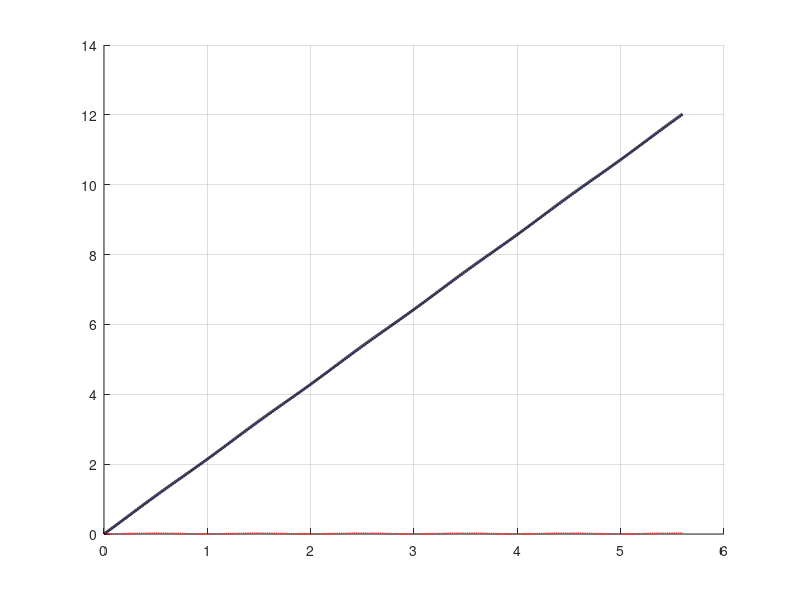

This chart was generated by the following MATLAB code: (Note: this script raises an error after producing the figure.)

clc; clear; close all;
fprintf('=================================================================\n');
fprintf('  ADCS REVERSE SIZING  –  MARS EXPRESS (MEX)\n');
fprintf('=================================================================\n\n');

%% ========================================================================
%  1. MISSION & ENVIRONMENT PARAMETERS
% =========================================================================

% --- Spacecraft parameters -----------------------------------------------
dim       = [1.5, 1.8, 1.0];           % Dimensions [m]  (x, y, z)
clc; clear; close all;
fprintf('===========================================================\n');
fprintf('  ADCS REVERSE SIZING  –  MARS EXPRESS (MEX)\n');
fprintf('===========================================================\n\n');

%% ========================================================================
%  1. MISSION & ENVIRONMENT PARAMETERS
% =========================================================================

% --- Spacecraft parameters -----------------------------------------------
dim       = [1.5, 1.8, 1.0];        % Dimensions [m]  (x, y, z)
Ix        = 373.08;                 % Moment of inertia – X axis [kg m²]
Iy        = 1012.37;                % Moment of inertia – Y axis [kg m²]
Iz        = 1088.31;                % Moment of inertia – Z axis [kg m²]
I_all     = [Ix, Iy, Iz];
I_min     = min(I_all);             % Minimum inertia [kg m²]
I_max     = max(I_all);             % Maximum inertia [kg m²]

A_cross   = 11.9;                   % Cross-sectional area [m²]
d_com     = 0.1;                    % CoM displacement (csp – cg) [m]
q_refl    = 0.3;                    % Reflectivity coefficient [-]

T_rw_max  = 0.075;                  % RW max torque [Nm]
h_rw_max  = 12.0;                   % RW max momentum [Nms]

F_thr     = 10;                     % Thruster force [N]
L_thr     = 0.69;                   % Thruster moment arm [m]
n_thr     = 2;                      % Number of thrusters in couple [-]
Isp       = 292;                    % Specific impulse [s]
g0        = 9.81;                   % Standard gravity [m/s²]

rate_max  = 0.5 * (pi/180);         % Max angular rate [rad/s]
theta_max = 180 * (pi/180);         % Worst-case slew angle [rad]

% --- Orbital / environment parameters ------------------------------------
a         = 9354.1e3;               % Semi-major axis [m]
T_orb     = 2.75e4;                 % Orbit period [s]
mu        = 4.28e13;                % Mars gravitational constant [m³/s²]
R_Mars    = 3396.2e3;               % Mars equatorial radius [m]
F_sun     = 590;                    % Solar constant at Mars [W/m²]
c_light   = 3e8;                    % Speed of light [m/s]

% Orbital radius (approximated as semi-major axis – conservative)
R_orb     = a;

fprintf('--- Spacecraft Parameters ---\n');
fprintf(' Inertia:      Ix = %.2f kg m^2\n', Ix);
fprintf(' Inertia:      Iy = %.2f kg m^2\n', Iy);
fprintf(' Inertia:      Iz = %.2f kg m^2\n', Iz);
fprintf(' Inertia:   I_min = %.2f kg m^2\n', I_min);
fprintf(' Inertia:   I_max = %.2f kg m^2\n', I_max);
fprintf(' RW:   max torque = %.3f Nm\n', T_rw_max);
fprintf(' RW: max momentum = %.1f Nms\n', h_rw_max);
fprintf(' Thruster:  force = %.1f N\n', F_thr);
fprintf(' Thruster:    arm = %.2f m\n', L_thr);
fprintf(' Thruster:      n = %d\n\n', n_thr);

%% ========================================================================
%  2. DISTURBANCE ENVIRONMENT EVALUATION
% =========================================================================

fprintf('===========================================================\n');
fprintf('  2. DISTURBANCE ENVIRONMENT\n');
fprintf('===========================================================\n\n');

% -------------------------------------------------------------------------
%  2.1  Gravity Gradient Torque
% -------------------------------------------------------------------------
% Worst-case: payload (aligned with I_max axis) pointed 22 deg off-nadir
theta_gg = 22 * (pi/180);   % Off-nadir angle [rad]

T_gg = (3*mu) / (2*R_orb^3) * (I_max - I_min) * sin(2*theta_gg);

fprintf('--- 2.1  Gravity Gradient Torque ---\n');
fprintf(' Worst-case off-nadir angle : theta = %.1f deg\n', theta_gg*(180/pi));
fprintf(' T_gg = %.4e Nm\n\n', T_gg);

% -------------------------------------------------------------------------
%  2.2  Solar Radiation Pressure Torque
% -------------------------------------------------------------------------
% Worst-case: Sun incidence angle i = 0 deg -> cos(0) = 1
i_sun = 0;                  % Sun incidence angle [rad]

T_srp = (F_sun / c_light) * A_cross * (1 + q_refl) * cos(i_sun) * d_com;

fprintf('--- 2.2  Solar Radiation Pressure Torque ---\n');
fprintf(' Worst case Sun incidence angle : i = %.1f deg\n', i_sun*(180/pi));
fprintf(' T_SRP = %.4e Nm\n\n', T_srp);

fprintf(' Ratio T_gg / T_SRP = %.1f\n\n', T_gg/T_srp);

%% ========================================================================
%  3. REACTION WHEEL SIZING
% =========================================================================

fprintf('===========================================================\n');
fprintf('  3. REACTION WHEEL SIZING\n');
fprintf('===========================================================\n\n');

% -------------------------------------------------------------------------
%  3.1  Momentum accumulation due to disturbances
% -------------------------------------------------------------------------
% Only CONSTANT disturbances drive secular buildup (cyclic disturbances
% average to zero over one orbit).
% For a nadir-pointing spacecraft: T_gg is constant, T_SRP is cyclic.
% Conservative factor of 2 is applied to T_gg.

T_dis = 2 * T_gg;                     % Total constant disturbance torque [Nm]

% Momentum accumulated per orbit
h_orbit = T_dis * T_orb;              % [Nms]

% Number of orbits before RW saturation
N_orb = h_rw_max / h_orbit;

fprintf('--- 3.1  Disturbance Momentum Accumulation ---\n');
fprintf(' T_dis = 2 × T_gg = %.4e Nm\n', T_dis);
fprintf(' h_orbit = T_dis × T_orb = %.4f Nms\n', h_orbit);
fprintf(' N_orb (before saturation) = h_max / h_orbit = %.2f  orbits\n\n', N_orb);

% Check cyclic SRP peak (should be negligible)
omega_orb    = 2*pi / T_orb;
h_cyclic_max = (T_srp / omega_orb) * 2;   % integral of sin over half-period × 2
fprintf('  Cyclic SRP peak momentum = %.4f  Nms  (≪ h_max = %.1f Nms ✓)\n\n', h_cyclic_max, h_rw_max);

% -------------------------------------------------------------------------
%  Plot: Momentum accumulation over 5.6 orbits
% -------------------------------------------------------------------------
t_plot   = linspace(0, N_orb * T_orb, 5000);
h_sec    = T_dis * t_plot; % Secular (GG)
h_cyc    = (T_srp / omega_orb) * (1 - cos(omega_orb*t_plot)); % Cyclic (SRP)
h_total  = h_sec + h_cyc;

% figure('Name','Momentum Accumulation','Color','w','Position',[100 100 800 420]);
% hold on; grid on;
% plot(t_plot/T_orb, h_sec,   '--b', 'LineWidth', 1.5, 'DisplayName','Secular Buildup (GG)');
% plot(t_plot/T_orb, h_cyc,   '--r', 'LineWidth', 1.2, 'DisplayName','Cyclic Variation (SRP)');
% plot(t_plot/T_orb, h_total, '-k',  'LineWidth', 2.0, 'DisplayName','Total Stored Momentum');
% yline(h_rw_max, '--m', 'LineWidth', 1.5, 'DisplayName', 'h_{max}');
% xlabel('Time [Orbits]', 'FontSize', 12);
% ylabel('Momentum [Nms]', 'FontSize', 12);
% title('Reaction Wheel Momentum Loading', 'FontSize', 13, 'FontWeight', 'bold');
% legend('Location','northwest', 'FontSize', 10);
% xlim([0, N_orb]); ylim([0, h_rw_max*1.1]);

% -------------------------------------------------------------------------
%  3.2  Slew Maneuver Sizing
% -------------------------------------------------------------------------
fprintf('--- 3.2  Slew Maneuver ---\n');
fprintf('  Worst-case slew angle : θ_slew = %.0f°\n', theta_max*(180/pi));

% Minimum slew time using maximum torque
t_slew_min = sqrt(4 * theta_max * I_max / T_rw_max);
fprintf('\n  [Case A] Maximum torque applied:\n');
fprintf('  t_slew_min = sqrt(4·θ·I_max / T_max) = %.2f  s\n', t_slew_min);

% Peak angular rate and momentum at max torque
rate_slew_max_A = (T_rw_max / I_max) * (t_slew_min / 2);
h_slew_max_A    = I_max * rate_slew_max_A;
fprintf('  θ̇_max = T_max/I_max · (t/2) = %.4f  rad/s  (%.4f °/s)\n', ...
        rate_slew_max_A, rate_slew_max_A*(180/pi));
fprintf('  h_slew_peak = I_max · θ̇_max = %.2f  Nms\n', h_slew_max_A);
fprintf('  ⚠  Angular rate limit EXCEEDED (%.2f°/s > %.1f°/s) – torque must be reduced.\n', ...
        rate_slew_max_A*(180/pi), rate_max*(180/pi));

% Reduced torque to comply with angular rate constraint
% θ̇_max = T/I_max · t_slew/2  and  θ_slew = T/I_max · (t_slew/2)²
% → T = I_max · θ̇_max² / θ_slew (from inversion of the parabolic profile)
T_reduced  = I_max * rate_max^2 / theta_max;
t_slew_red = 2 * rate_max * I_max / T_reduced;
h_slew_max_B = I_max * rate_max;

fprintf('\n  [Case B] Reduced torque to satisfy θ̇ ≤ %.1f°/s:\n', rate_max*(180/pi));
fprintf('  T_reduced  = I_max · θ̇_max² / θ_slew = %.4f  Nm\n', T_reduced);
fprintf('  t_slew     = 2 · θ̇_max · I_max / T   = %.1f  s\n', t_slew_red);
fprintf('  h_slew_peak = I_max · θ̇_max           = %.2f  Nms\n\n', h_slew_max_B);

% -------------------------------------------------------------------------
%  Plot: Angular rate profiles for both cases
% -------------------------------------------------------------------------
% figure('Name','Slew Angular Rate Profiles','Color','w','Position',[100 550 800 420]);
% hold on; grid on;

% Case A – max torque (trapezoidal, symmetric)
% t_A = [0, t_slew_min/2, t_slew_min];
% r_A = [0, rate_slew_max_A, 0] * (180/pi);
% plot(t_A, r_A, '-r', 'LineWidth', 2, 'DisplayName', sprintf('Max torque (T=%.3f Nm)', T_rw_max));

% Case B – reduced torque
% t_B = [0, t_slew_red/2, t_slew_red];
% r_B = [0, rate_max, 0] * (180/pi);
% plot(t_B, r_B, '-b', 'LineWidth', 2, 'DisplayName', sprintf('Reduced torque (T=%.3f Nm)', T_reduced));
% 
% yline(rate_max*(180/pi), '--k', 'LineWidth', 1.2, 'DisplayName', 'Rate limit 0.5°/s');
% xlabel('Time [s]', 'FontSize', 12);
% ylabel('Angular Rate [°/s]', 'FontSize', 12);
% title('Slew Maneuver – Angular Rate Profiles (Reaction Wheels)', 'FontSize', 13, 'FontWeight', 'bold');
% legend('Location', 'north', 'FontSize', 10);

%% ========================================================================
%  4. THRUSTER SIZING – SLEW MANEUVER
% =========================================================================

fprintf('===========================================================\n');
fprintf('  4. THRUSTER SIZING – SLEW MANEUVER\n');
fprintf('===========================================================\n\n');

% Maneuver: acceleration + coasting + braking
% Constraint: peak angular rate = rate_max

% Acceleration phase duration
t_acc = (rate_max * I_max) / (n_thr * F_thr * L_thr);

% Angle spanned during acceleration (= same for braking)
theta_acc = 0.5 * (n_thr * F_thr * L_thr / I_max) * t_acc^2;

% Coasting angle and time
theta_coast = theta_max - 2*theta_acc;
t_coast     = theta_coast / rate_max;

% Total slew time
t_slew_thr  = t_acc + t_coast + t_acc;

fprintf('  Acceleration/braking time  t_acc   = %.4f  s\n', t_acc);
fprintf('  Angle per phase            θ_acc   = %.6f  rad  (%.4f°)\n', theta_acc, theta_acc*(180/pi));
fprintf('  Coasting angle             θ_coast = %.4f  rad  (%.4f°)\n', theta_coast, theta_coast*(180/pi));
fprintf('  Coasting time              t_coast = %.2f  s\n', t_coast);
fprintf('  Total slew time            t_slew  = %.2f  s\n\n', t_slew_thr);

% -------------------------------------------------------------------------
%  Plot: Thruster slew angular rate profile
% -------------------------------------------------------------------------
t_thr_full = [0, t_acc, t_acc+t_coast, t_slew_thr];
r_thr      = [0, rate_max, rate_max, 0] * (180/pi);

% figure('Name','Thruster Slew Profile','Color','w','Position',[100 100 800 400]);
% hold on; grid on;
% plot(t_thr_full, r_thr, '-g', 'LineWidth', 2.5);
% yline(rate_max*(180/pi), '--k', 'LineWidth', 1.2, 'DisplayName','Rate limit 0.5°/s');
% xlabel('Time [s]', 'FontSize', 12);
% ylabel('Angular Rate [°/s]', 'FontSize', 12);
% title('Slew Maneuver – Angular Rate Profile (Thrusters)', 'FontSize', 13, 'FontWeight', 'bold');
% legend({'Thruster slew profile','Rate limit 0.5°/s'}, 'Location','northeast','FontSize',10);

%% ========================================================================
%  5. PROPELLANT MASS SIZING – WHEEL DESATURATION
% =========================================================================

fprintf('===========================================================\n');
fprintf('  5. PROPELLANT MASS SIZING – WHEEL DESATURATION\n');
fprintf('===========================================================\n\n');

% Theoretical minimum desaturation time (momentum transfer at full thrust)
t_desat_min = h_rw_max / (n_thr * L_thr * F_thr);
fprintf('  Theoretical minimum desaturation time = %.2f  s\n', t_desat_min);
fprintf('  (Requires RW torque >> T_max → physically unfeasible)\n\n');

% Realistic desaturation: driven by RW max torque (use T_max/2 conservatively)
% Time to dump h_max at T_max/2 from each side (momentum transferred by thrusters)
t_desat = 2 * h_rw_max / T_rw_max;

% Required force per thruster (couple: n = 2)
F_desat = h_rw_max / (n_thr * L_thr * t_desat);

fprintf('  Realistic desaturation (limited by T_max/2):\n');
fprintf('  t_desat  = 2·h_max / T_max = %.1f  s\n', t_desat);
fprintf('  F_desat  = h_max / (n·L·t) = %.4f  N\n\n', F_desat);

% Number of desaturation manoeuvres over 2-year mission
T_mission = 2 * 365.25 * 24 * 3600;   % [s]
N_desat   = (T_mission / T_orb) / N_orb;
fprintf('  Mission duration    = 2 years = %.2e  s\n', T_mission);
fprintf('  Total orbits        = %.0f\n', T_mission / T_orb);
fprintf('  Desaturation events = %.0f\n\n', N_desat);

% Propellant mass (Tsiolkovsky / rocket equation form for impulsive burns)
% M_prop = I_total / (Isp · g0),   I_total = N_desat · n · t_desat · F_desat
I_total  = N_desat * n_thr * t_desat * F_desat;
M_prop   = I_total / (Isp * g0);

fprintf('  Total impulse for desaturation:\n');
fprintf('  I_total = N_desat × n × t_desat × F_desat = %.2f  Ns\n', I_total);
fprintf('  Propellant mass M_prop = I_total / (Isp·g0) = %.2f  kg\n\n', M_prop);
fprintf('  ⚠  Propulsion subsystem margins shall be applied on top of this value.\n\n');

%% ========================================================================
%  6. SUMMARY TABLE
% =========================================================================

fprintf('===========================================================\n');
fprintf('  6. RESULTS SUMMARY\n');
fprintf('===========================================================\n\n');

% fprintf(' %-23s %5s %12.4e %6s\n', 'Gravity Gradient Torque', "T_gg", T_gg, 'Nm');
% fprintf(' %-23s %5s %12.4e %6s\n', 'SRP Torque', "T_srp", T_srp, "Nm");
% fprintf(' %-23s %12.4e %6s\n', 'Total constant disturbance T_dis', T_dis, "Nm");
% fprintf(' %-23s %12.4f %6s\n', 'Momentum per orbit h_orbit', h_orbit, "Nms");
% fprintf(' %-23s %12.2f orb\n', 'Orbits before RW saturation N_orb',     N_orb);
% fprintf('\n');
% fprintf(' %-23s %12.2f s\n',  'Min slew time (max torque) t_slew_min', t_slew_min);
% fprintf(' %-23s %12.4f °/s\n','Peak rate at max torque',               rate_slew_max_A*(180/pi));
% fprintf(' %-23s %12.4f Nm\n', 'Reduced torque (rate-constrained)',     T_reduced);
% fprintf(' %-23s %12.1f s\n',  'Slew time (rate-constrained)',          t_slew_red);
% fprintf(' %-23s %12.2f Nms\n','Peak RW momentum during slew',          h_slew_max_B);
% fprintf('\n');
% fprintf(' %-23s %12.4f s\n',  'Thruster slew t_acc',                   t_acc);
% fprintf(' %-23s %12.2f s\n',  'Thruster slew total time',              t_slew_thr);
% fprintf('\n');
% fprintf(' %-23s %12.1f s\n',  'Realistic desaturation duration',       t_desat);
% fprintf(' %-23s %12.4f N\n',  'Thruster force for desaturation',       F_desat);
% fprintf(' %-23s %12.0f\n',    'Total desaturation events (2 yr)',      N_desat);
% fprintf(' %-23s %12.2f kg\n', 'Required propellant mass',              M_prop);

fprintf(' %-23s %13s %12.4e %6s\n', 'GG Torque', "T_gg", T_gg, 'Nm');
fprintf(' %-23s %13s %12.4e %6s\n', 'SRP Torque', "T_srp", T_srp, "Nm");
fprintf(' %-23s %13s %12.4e %6s\n', 'Tot. disturbance', "T_dis", T_dis, "Nm");
fprintf(' %-23s %13s %12.4f %6s\n', 'Momentum per orbit', "h_orbit", h_orbit, "Nms");
fprintf(' %-23s %13s %12.2f %6s\n', 'Orbits before RW satur.', "N_orb", N_orb, "orb");
fprintf('\n');
fprintf(' %-23s %13s %12.2f %6s\n', 'Min slew time', "t_slew_min", t_slew_min, "s");
fprintf(' %-23s %13s %12.4f %6s\n', 'Peak rate', "-", rate_slew_max_A*(180/pi), "deg/s");
fprintf(' %-23s %13s %12.4f %6s\n', 'Reduced torque', "T_reduced", T_reduced, "Nm");
fprintf(' %-23s %13s %12.1f %6s\n', 'Slew time', "t_slew_red", t_slew_red, "s");
fprintf(' %-23s %13s %12.2f %6s\n', 'Peak slew RW momentum', "h_slew_max_B", h_slew_max_B, "Nms");
fprintf('\n');
fprintf(' %-23s %13s %12.4f %6s\n', 'Thruster slew', "t_acc", t_acc, "s");
fprintf(' %-23s %13s %12.2f %6s\n', 'Tot. Thruster slew time', "-", t_slew_thr, "s");
fprintf('\n');
fprintf(' %-23s %13s %12.1f %6s\n', 'Real desat. duration', "t_desat", t_desat, "s");
fprintf(' %-23s %13s %12.4f %6s\n', 'Thruster desat. force', "F_desat", F_desat, "N");
fprintf(' %-23s %13s %12.0f %6s\n', 'Tot. desat. events 2 yr', "N_desat", N_desat, "-");
fprintf(' %-23s %13s %12.2f %6s\n', 'Min propellant mass', "M_prop", M_prop, "kg");
fprintf('\n===========================================================\n');
fprintf('  END OF ADCS SIZING\n');
fprintf('===========================================================\n');
Ix        = 373.08;                    % Moment of inertia – X axis [kg m²]
Iy        = 1012.37;                   % Moment of inertia – Y axis [kg m²]
Iz        = 1088.31;                   % Moment of inertia – Z axis [kg m²]
I_all     = [Ix, Iy, Iz];
I_min     = min(I_all);                % Minimum inertia [kg m²]
I_max     = max(I_all);                % Maximum inertia [kg m²]

A_cross   = 11.9;                      % Cross-sectional area [m²]
d_com     = 0.1;                       % CoM displacement (csp – cg) [m]
q_refl    = 0.3;                       % Reflectivity coefficient [-]

T_rw_max  = 0.075;                     % RW max torque [Nm]
h_rw_max  = 12.0;                      % RW max momentum [Nms]

F_thr     = 10;                        % Thruster force [N]
L_thr     = 0.69;                      % Thruster moment arm [m]
n_thr     = 2;                         % Number of thrusters in couple [-]
Isp       = 292;                       % Specific impulse [s]
g0        = 9.81;                      % Standard gravity [m/s²]

rate_max  = 0.5 * (pi/180);            % Max angular rate [rad/s]
theta_max = 180 * (pi/180);            % Worst-case slew angle [rad]

% --- Orbital / environment parameters ------------------------------------
a         = 9354.1e3;                  % Semi-major axis [m]
T_orb     = 2.75e4;                    % Orbit period [s]
mu        = 4.28e13;                   % Mars gravitational constant [m³/s²]
R_Mars    = 3396.2e3;                  % Mars equatorial radius [m]
F_sun     = 590;                       % Solar constant at Mars [W/m²]
c_light   = 3e8;                       % Speed of light [m/s]

% Orbital radius (approximated as semi-major axis – conservative)
R_orb     = a;

fprintf('--- Spacecraft Parameters ---\n');
fprintf('  Inertia:   Ix = %.2f | Iy = %.2f | Iz = %.2f  kg m²\n', Ix, Iy, Iz);
fprintf('  I_min = %.2f kg m²   I_max = %.2f kg m²\n', I_min, I_max);
fprintf('  RW max torque    = %.3f Nm\n', T_rw_max);
fprintf('  RW max momentum  = %.1f Nms\n', h_rw_max);
fprintf('  Thruster force   = %.1f N  |  arm = %.2f m  |  n = %d\n\n', F_thr, L_thr, n_thr);

%% ========================================================================
%  2. DISTURBANCE ENVIRONMENT EVALUATION
% =========================================================================

fprintf('=================================================================\n');
fprintf('  2. DISTURBANCE ENVIRONMENT\n');
fprintf('=================================================================\n\n');

% -------------------------------------------------------------------------
%  2.1  Gravity Gradient Torque
% -------------------------------------------------------------------------
% Worst-case: payload (aligned with I_max axis) pointed 22° off-nadir
theta_gg = 22 * (pi/180);             % Off-nadir angle [rad]

T_gg = (3*mu) / (2*R_orb^3) * (I_max - I_min) * sin(2*theta_gg);

fprintf('--- 2.1  Gravity Gradient Torque ---\n');
fprintf('  Off-nadir angle (worst case) : theta = %.1f°\n', theta_gg*(180/pi));
fprintf('  T_gg = 3µ/(2R³) · (I_max – I_min) · sin(2θ)\n');
fprintf('  T_gg = %.4e  Nm\n\n', T_gg);

% -------------------------------------------------------------------------
%  2.2  Solar Radiation Pressure Torque
% -------------------------------------------------------------------------
% Worst-case: Sun incidence angle i = 0°  →  cos(0) = 1
i_sun = 0;                             % Sun incidence angle [rad]

T_srp = (F_sun / c_light) * A_cross * (1 + q_refl) * cos(i_sun) * d_com;

fprintf('--- 2.2  Solar Radiation Pressure Torque ---\n');
fprintf('  Sun incidence angle (worst case) : i = %.1f°\n', i_sun*(180/pi));
fprintf('  T_SRP = (Fs/c) · A · (1+q) · cos(i) · (csp–cg)\n');
fprintf('  T_SRP = %.4e  Nm\n\n', T_srp);

fprintf('  Ratio T_gg / T_SRP = %.1f  (SRP ~one order of magnitude smaller)\n\n', T_gg/T_srp);

%% ========================================================================
%  3. REACTION WHEEL SIZING
% =========================================================================

fprintf('=================================================================\n');
fprintf('  3. REACTION WHEEL SIZING\n');
fprintf('=================================================================\n\n');

% -------------------------------------------------------------------------
%  3.1  Momentum accumulation due to disturbances
% -------------------------------------------------------------------------
% Only CONSTANT disturbances drive secular buildup (cyclic disturbances
% average to zero over one orbit).
% For a nadir-pointing spacecraft: T_gg is constant, T_SRP is cyclic.
% Conservative factor of 2 is applied to T_gg.

T_dis = 2 * T_gg;                     % Total constant disturbance torque [Nm]

% Momentum accumulated per orbit
h_orbit = T_dis * T_orb;              % [Nms]

% Number of orbits before RW saturation
N_orb = h_rw_max / h_orbit;

fprintf('--- 3.1  Disturbance Momentum Accumulation ---\n');
fprintf('  T_dis = 2 × T_gg = %.4e  Nm\n', T_dis);
fprintf('  h_orbit = T_dis × T_orb = %.4f  Nms\n', h_orbit);
fprintf('  N_orb (before saturation) = h_max / h_orbit = %.2f  orbits\n\n', N_orb);

% Check cyclic SRP peak (should be negligible)
omega_orb    = 2*pi / T_orb;
h_cyclic_max = (T_srp / omega_orb) * 2;   % integral of sin over half-period × 2
fprintf('  Cyclic SRP peak momentum = %.4f  Nms  (≪ h_max = %.1f Nms ✓)\n\n', h_cyclic_max, h_rw_max);

% -------------------------------------------------------------------------
%  Plot: Momentum accumulation over 5.6 orbits
% -------------------------------------------------------------------------
t_plot   = linspace(0, N_orb * T_orb, 5000);
h_sec    = T_dis * t_plot; % Secular (GG)
h_cyc    = (T_srp / omega_orb) * (1 - cos(omega_orb*t_plot)); % Cyclic (SRP)
h_total  = h_sec + h_cyc;

figure('Name','Momentum Accumulation','Color','w','Position',[100 100 800 420]);
hold on; grid on;
plot(t_plot/T_orb, h_sec,   '--b', 'LineWidth', 1.5, 'DisplayName','Secular Buildup (GG)');
plot(t_plot/T_orb, h_cyc,   '--r', 'LineWidth', 1.2, 'DisplayName','Cyclic Variation (SRP)');
plot(t_plot/T_orb, h_total, '-k',  'LineWidth', 2.0, 'DisplayName','Total Stored Momentum');
yline(h_rw_max, '--m', 'LineWidth', 1.5, 'DisplayName', 'h_{max}');
xlabel('Time [Orbits]', 'FontSize', 12);
ylabel('Momentum [Nms]', 'FontSize', 12);
title('Reaction Wheel Momentum Loading', 'FontSize', 13, 'FontWeight', 'bold');
legend('Location','northwest', 'FontSize', 10);
xlim([0, N_orb]); ylim([0, h_rw_max*1.1]);

% -------------------------------------------------------------------------
%  3.2  Slew Maneuver Sizing
% -------------------------------------------------------------------------
fprintf('--- 3.2  Slew Maneuver ---\n');
fprintf('  Worst-case slew angle : θ_slew = %.0f°\n', theta_max*(180/pi));

% Minimum slew time using maximum torque
t_slew_min = sqrt(4 * theta_max * I_max / T_rw_max);
fprintf('\n  [Case A] Maximum torque applied:\n');
fprintf('  t_slew_min = sqrt(4·θ·I_max / T_max) = %.2f  s\n', t_slew_min);

% Peak angular rate and momentum at max torque
rate_slew_max_A = (T_rw_max / I_max) * (t_slew_min / 2);
h_slew_max_A    = I_max * rate_slew_max_A;
fprintf('  θ̇_max = T_max/I_max · (t/2) = %.4f  rad/s  (%.4f °/s)\n', ...
        rate_slew_max_A, rate_slew_max_A*(180/pi));
fprintf('  h_slew_peak = I_max · θ̇_max = %.2f  Nms\n', h_slew_max_A);
fprintf('  ⚠  Angular rate limit EXCEEDED (%.2f°/s > %.1f°/s) – torque must be reduced.\n', ...
        rate_slew_max_A*(180/pi), rate_max*(180/pi));

% Reduced torque to comply with angular rate constraint
% θ̇_max = T/I_max · t_slew/2  and  θ_slew = T/I_max · (t_slew/2)²
% → T = I_max · θ̇_max² / θ_slew (from inversion of the parabolic profile)
T_reduced  = I_max * rate_max^2 / theta_max;
t_slew_red = 2 * rate_max * I_max / T_reduced;
h_slew_max_B = I_max * rate_max;

fprintf('\n  [Case B] Reduced torque to satisfy θ̇ ≤ %.1f°/s:\n', rate_max*(180/pi));
fprintf('  T_reduced  = I_max · θ̇_max² / θ_slew = %.4f  Nm\n', T_reduced);
fprintf('  t_slew     = 2 · θ̇_max · I_max / T   = %.1f  s\n', t_slew_red);
fprintf('  h_slew_peak = I_max · θ̇_max           = %.2f  Nms\n\n', h_slew_max_B);

% -------------------------------------------------------------------------
%  Plot: Angular rate profiles for both cases
% -------------------------------------------------------------------------
figure('Name','Slew Angular Rate Profiles','Color','w','Position',[100 550 800 420]);
hold on; grid on;

% Case A – max torque (trapezoidal, symmetric)
t_A = [0, t_slew_min/2, t_slew_min];
r_A = [0, rate_slew_max_A, 0] * (180/pi);
plot(t_A, r_A, '-r', 'LineWidth', 2, 'DisplayName', sprintf('Max torque (T=%.3f Nm)', T_rw_max));

% Case B – reduced torque
t_B = [0, t_slew_red/2, t_slew_red];
r_B = [0, rate_max, 0] * (180/pi);
plot(t_B, r_B, '-b', 'LineWidth', 2, 'DisplayName', sprintf('Reduced torque (T=%.3f Nm)', T_reduced));

yline(rate_max*(180/pi), '--k', 'LineWidth', 1.2, 'DisplayName', 'Rate limit 0.5°/s');
xlabel('Time [s]', 'FontSize', 12);
ylabel('Angular Rate [°/s]', 'FontSize', 12);
title('Slew Maneuver – Angular Rate Profiles (Reaction Wheels)', 'FontSize', 13, 'FontWeight', 'bold');
legend('Location', 'north', 'FontSize', 10);

%% ========================================================================
%  4. THRUSTER SIZING – SLEW MANEUVER
% =========================================================================

fprintf('=================================================================\n');
fprintf('  4. THRUSTER SIZING – SLEW MANEUVER\n');
fprintf('=================================================================\n\n');

% Maneuver: acceleration + coasting + braking
% Constraint: peak angular rate = rate_max

% Acceleration phase duration
t_acc = (rate_max * I_max) / (n_thr * F_thr * L_thr);

% Angle spanned during acceleration (= same for braking)
theta_acc = 0.5 * (n_thr * F_thr * L_thr / I_max) * t_acc^2;

% Coasting angle and time
theta_coast = theta_max - 2*theta_acc;
t_coast     = theta_coast / rate_max;

% Total slew time
t_slew_thr  = t_acc + t_coast + t_acc;

fprintf('  Acceleration/braking time  t_acc   = %.4f  s\n', t_acc);
fprintf('  Angle per phase            θ_acc   = %.6f  rad  (%.4f°)\n', theta_acc, theta_acc*(180/pi));
fprintf('  Coasting angle             θ_coast = %.4f  rad  (%.4f°)\n', theta_coast, theta_coast*(180/pi));
fprintf('  Coasting time              t_coast = %.2f  s\n', t_coast);
fprintf('  Total slew time            t_slew  = %.2f  s\n\n', t_slew_thr);

% -------------------------------------------------------------------------
%  Plot: Thruster slew angular rate profile
% -------------------------------------------------------------------------
t_thr_full = [0, t_acc, t_acc+t_coast, t_slew_thr];
r_thr      = [0, rate_max, rate_max, 0] * (180/pi);

figure('Name','Thruster Slew Profile','Color','w','Position',[100 100 800 400]);
hold on; grid on;
plot(t_thr_full, r_thr, '-g', 'LineWidth', 2.5);
yline(rate_max*(180/pi), '--k', 'LineWidth', 1.2, 'DisplayName','Rate limit 0.5°/s');
xlabel('Time [s]', 'FontSize', 12);
ylabel('Angular Rate [°/s]', 'FontSize', 12);
title('Slew Maneuver – Angular Rate Profile (Thrusters)', 'FontSize', 13, 'FontWeight', 'bold');
legend({'Thruster slew profile','Rate limit 0.5°/s'}, 'Location','northeast','FontSize',10);

%% ========================================================================
%  5. PROPELLANT MASS SIZING – WHEEL DESATURATION
% =========================================================================

fprintf('=================================================================\n');
fprintf('  5. PROPELLANT MASS SIZING – WHEEL DESATURATION\n');
fprintf('=================================================================\n\n');

% Theoretical minimum desaturation time (momentum transfer at full thrust)
t_desat_min = h_rw_max / (n_thr * L_thr * F_thr);
fprintf('  Theoretical minimum desaturation time = %.2f  s\n', t_desat_min);
fprintf('  (Requires RW torque >> T_max → physically unfeasible)\n\n');

% Realistic desaturation: driven by RW max torque (use T_max/2 conservatively)
% Time to dump h_max at T_max/2 from each side (momentum transferred by thrusters)
t_desat = 2 * h_rw_max / T_rw_max;

% Required force per thruster (couple: n = 2)
F_desat = h_rw_max / (n_thr * L_thr * t_desat);

fprintf('  Realistic desaturation (limited by T_max/2):\n');
fprintf('  t_desat  = 2·h_max / T_max = %.1f  s\n', t_desat);
fprintf('  F_desat  = h_max / (n·L·t) = %.4f  N\n\n', F_desat);

% Number of desaturation manoeuvres over 2-year mission
T_mission = 2 * 365.25 * 24 * 3600;   % [s]
N_desat   = (T_mission / T_orb) / N_orb;
fprintf('  Mission duration    = 2 years = %.2e  s\n', T_mission);
fprintf('  Total orbits        = %.0f\n', T_mission / T_orb);
fprintf('  Desaturation events = %.0f\n\n', N_desat);

% Propellant mass (Tsiolkovsky / rocket equation form for impulsive burns)
% M_prop = I_total / (Isp · g0),   I_total = N_desat · n · t_desat · F_desat
I_total  = N_desat * n_thr * t_desat * F_desat;
M_prop   = I_total / (Isp * g0);

fprintf('  Total impulse for desaturation:\n');
fprintf('  I_total = N_desat × n × t_desat × F_desat = %.2f  Ns\n', I_total);
fprintf('  Propellant mass M_prop = I_total / (Isp·g0) = %.2f  kg\n\n', M_prop);
fprintf('  ⚠  Propulsion subsystem margins shall be applied on top of this value.\n\n');

%% ========================================================================
%  6. SUMMARY TABLE
% =========================================================================

fprintf('=================================================================\n');
fprintf('  6. RESULTS SUMMARY\n');
fprintf('=================================================================\n\n');

fprintf('  %-45s  %12.4e  Nm\n',  'Gravity Gradient Torque T_gg',          T_gg);
fprintf('  %-45s  %12.4e  Nm\n',  'SRP Torque T_srp',                       T_srp);
fprintf('  %-45s  %12.4e  Nm\n',  'Total constant disturbance T_dis',        T_dis);
fprintf('  %-45s  %12.4f   Nms\n','Momentum per orbit h_orbit',              h_orbit);
fprintf('  %-45s  %12.2f   orb\n','Orbits before RW saturation N_orb',       N_orb);
fprintf('\n');
fprintf('  %-45s  %12.2f   s\n',  'Min slew time (max torque) t_slew_min',   t_slew_min);
fprintf('  %-45s  %12.4f   °/s\n','Peak rate at max torque',                 rate_slew_max_A*(180/pi));
fprintf('  %-45s  %12.4f   Nm\n', 'Reduced torque (rate-constrained)',        T_reduced);
fprintf('  %-45s  %12.1f   s\n',  'Slew time (rate-constrained)',             t_slew_red);
fprintf('  %-45s  %12.2f   Nms\n','Peak RW momentum during slew',             h_slew_max_B);
fprintf('\n');
fprintf('  %-45s  %12.4f   s\n',  'Thruster slew t_acc',                     t_acc);
fprintf('  %-45s  %12.2f   s\n',  'Thruster slew total time',                 t_slew_thr);
fprintf('\n');
fprintf('  %-45s  %12.1f   s\n',  'Realistic desaturation duration',          t_desat);
fprintf('  %-45s  %12.4f   N\n',  'Thruster force for desaturation',          F_desat);
fprintf('  %-45s  %12.0f\n',      'Total desaturation events (2-yr mission)', N_desat);
fprintf('  %-45s  %12.2f   kg\n', 'Required propellant mass',                 M_prop);
fprintf('\n=================================================================\n');
fprintf('  END OF ADCS SIZING\n');
fprintf('=================================================================\n');
